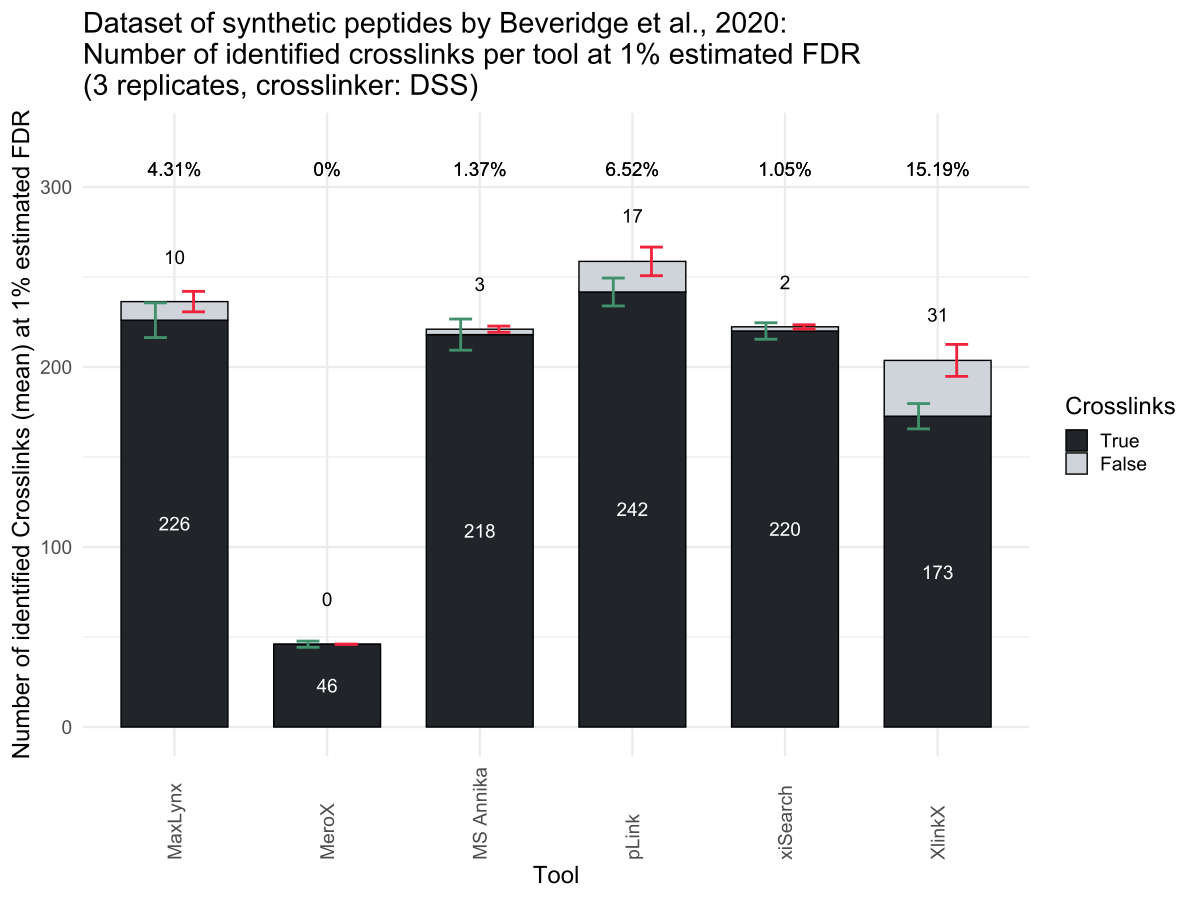

R code for this plot:
library(tidyverse)
library(readxl)

df <- read_excel("results.xlsx")

df <- df %>% 
  mutate(errorbar_position = ifelse(Type == "True XL", meanTrue, meanTrue + meanFalse)) %>% 
  mutate(txt_position = ifelse(Type == "True XL", round(meanTrue / 2), round(meanTrue + meanFalse) + 25)) %>% 
  mutate(Type = factor(Type, levels = c("True XL", "False XL")))
  
ggplot(df, aes(x=Tool, y=Mean, fill=Type)) +
  geom_bar(stat="identity", color="black", width = 0.7, position = position_stack(reverse = T)) +
  scale_fill_manual(values = c("#212529", "#ced4da"),
                    labels = c("True", "False")) +
  geom_errorbar(aes(x=Tool, ymin=errorbar_position-SD, ymax=errorbar_position+SD), 
                colour = rep(c("#40916c", "#ef233c"), 6), width = 0.3, stat = "identity", linewidth = 1.0,
                position = position_dodge(0.5)) +
  ggtitle("Dataset of synthetic peptides by Beveridge et al., 2020:\nNumber of identified crosslinks per tool at 1% estimated FDR\n(3 replicates, crosslinker: DSS)") +
  xlab("Tool") +
  ylab("Number of identified Crosslinks (mean) at 1% estimated FDR") +
  ylim(c(0, 325)) +
  labs(fill="Crosslinks") +
  geom_text(aes(y=txt_position, label=round(Mean, 0)), color = rep(c("white", "black"), 6), size=5.0) +
  geom_text(aes(y = 310, label = paste0(round(FDR, 2), "%")), size=5.0, angle = 0, hjust = 0.5) +
  theme_minimal(base_size = 18) +
  theme(axis.text.x = element_text(angle = 90, hjust = 0, vjust = 0.5)) +
  guides(fill = guide_legend(ncol = 1, label.position = "right"))
